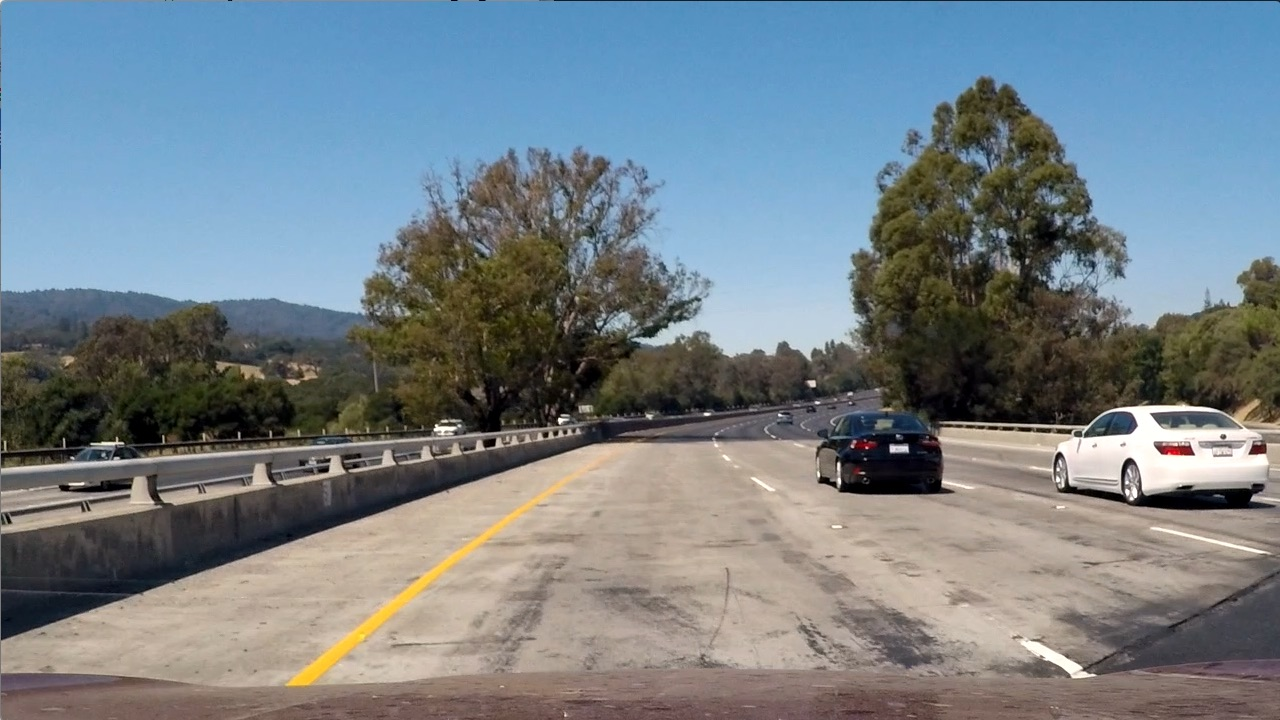
#> input picture CarND-Advanced-Lane-Lines-master/test_images/test1.jpg, 1280 x 720 px
$ jupyter execute DifferentGradientTrials.ipynb   (shell and % lines are left out)   (older library calls are emulated)
#> lines starting #> are read from the running program, lines starting #| are printed output that depends on the picture
[cell 1]
#Header Files
#importing some useful packages
import matplotlib.pyplot as plt
import matplotlib.image as mpimg
import numpy as np
import cv2
import glob
import pickle

[cell 2]
#Helper Function
def grayscale(img):
    return cv2.cvtColor(img, cv2.COLOR_RGB2GRAY)
def findChessBoardCorners(image,nx,ny):
    return cv2.findChessboardCorners(gray, (nx,ny),None)
def drawChessBoardCorners(image,nx,ny,corners,ret):
    return cv2.drawChessboardCorners(image, (nx,ny), corners, ret)
def calibrateCamera(objpoints,imgpoints,shape):
    return cv2.calibrateCamera(objpoints, imgpoints, shape, None, None)
def UnDistortImage(image,mtx,dist):
    return cv2.undistort(image,mtx,dist,None,mtx)
def Sobelxy(gray,gradient,sobel_kernel):
    if gradient == 'x':
        return cv2.Sobel(gray, cv2.CV_64F, 1, 0, ksize=sobel_kernel)
    else:
        return cv2.Sobel(gray, cv2.CV_64F, 0, 1, ksize=sobel_kernel)

[cell 3]
# Read in an image and grayscale it
image = mpimg.imread('./test_images/test1.jpg')
#> image is the input picture: shape (720, 1280, 3); mean R, G, B 117.5, 128.7, 135.5

# Define a function that applies Sobel x or y,
# then takes an absolute value and applies a threshold.
# Note: calling your function with orient='x', thresh_min=20, thresh_max=100
# should produce output like the example image shown above this quiz.
def abs_sobel_thresh(img, orient='x', thresh_min=0, thresh_max=255):

    gray = grayscale(img)
    sobelx = Sobelxy(gray,'x',3)
    sobely = Sobelxy(gray,'y',3)
#> call 2 of Sobelxy, with gradient = 'y', sobel_kernel = 3
#> in Sobelxy (call 2), `return cv2.Sobel(gray, cv2.CV_64F, 0, 1, ksize=sobel_kernel)`:
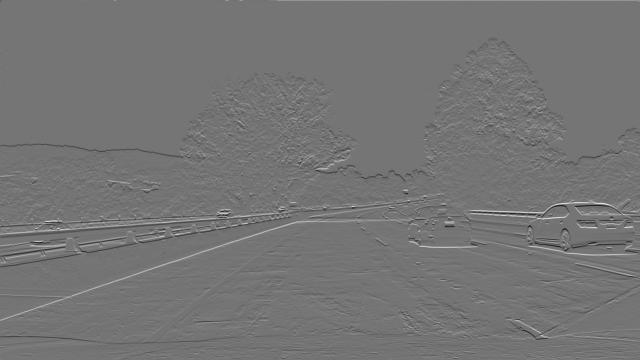
#> returned value: shape (720, 1280) float64 (shown at 1/2 size); min -799, max 941, mean -0.1; drawn with min black and max white
    abs_sobelx = np.absolute(sobelx)
    scaled_sobel = np.uint8(255*abs_sobelx/np.max(abs_sobelx))

    sxbinary = np.zeros_like(scaled_sobel)
    sxbinary[(scaled_sobel >= thresh_min) & (scaled_sobel <= thresh_max)] = 1
    return sxbinary

# Run the function
grad_binary = abs_sobel_thresh(image, orient='x', thresh_min=20, thresh_max=100)
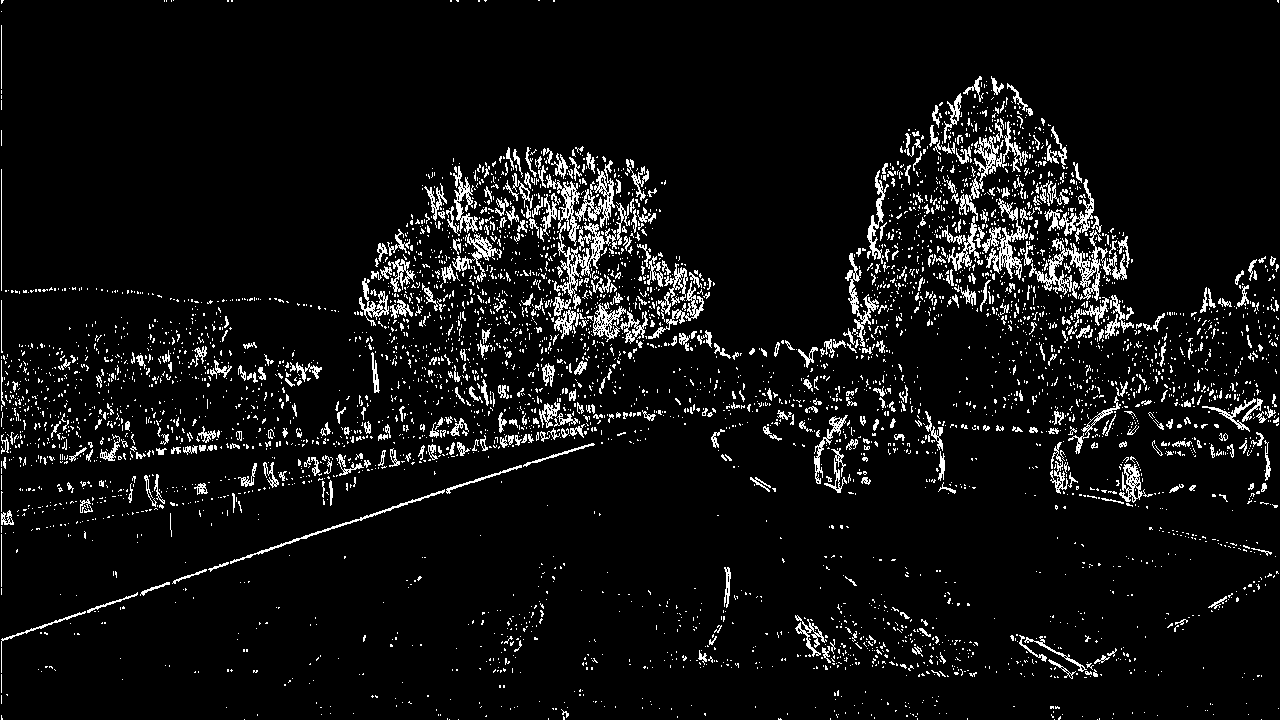
#> grad_binary: shape (720, 1280); values 0 (black) and 1 (white), 6.6% white in thin lines or dots
# Plot the result
f, (ax1, ax2) = plt.subplots(1, 2, figsize=(24, 9))
f.tight_layout()
ax1.imshow(image)
ax1.set_title('Original Image', fontsize=50)
ax2.imshow(grad_binary, cmap='gray')
ax2.set_title('Thresholded Gradient', fontsize=50)
plt.subplots_adjust(left=0., right=1, top=0.9, bottom=0.)

[cell 4]
# Read in an image
image = mpimg.imread('./test_images/test1.jpg')

# Define a function that applies Sobel x and y,
# then computes the magnitude of the gradient
# and applies a threshold
def mag_thresh(img, sobel_kernel=3, mag_thresh=(0, 255)):

#> called with sobel_kernel = 3, mag_thresh = (30, 100)
    gray = cv2.cvtColor(img, cv2.COLOR_RGB2GRAY)
    # Take both Sobel x and y gradients
    sobelx = cv2.Sobel(gray, cv2.CV_64F, 1, 0, ksize=sobel_kernel)
    sobely = cv2.Sobel(gray, cv2.CV_64F, 0, 1, ksize=sobel_kernel)
    # Calculate the gradient magnitude
    gradmag = np.sqrt(sobelx**2 + sobely**2)
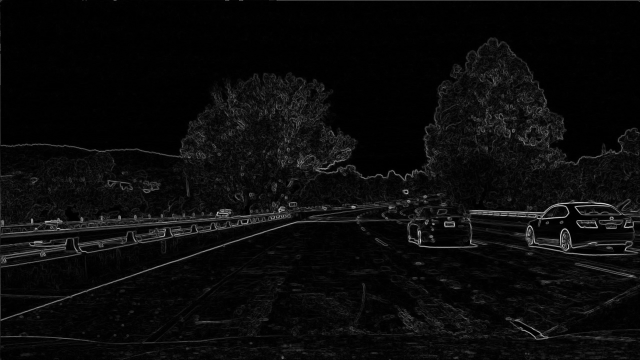
#> gradmag: shape (720, 1280) float64 (shown at 1/2 size); min 0, max 941, mean 40.9; drawn with min black and max white
    # Rescale to 8 bit
    scale_factor = np.max(gradmag)/255
#> scale_factor = 3.69
    gradmag = (gradmag/scale_factor).astype(np.uint8)
    # Create a binary image of ones where threshold is met, zeros otherwise
    binary_output = np.zeros_like(gradmag)
    binary_output[(gradmag >= mag_thresh[0]) & (gradmag <= mag_thresh[1])] = 1
    return binary_output

# Run the function
mag_binary = mag_thresh(image, sobel_kernel=3, mag_thresh=(30, 100))
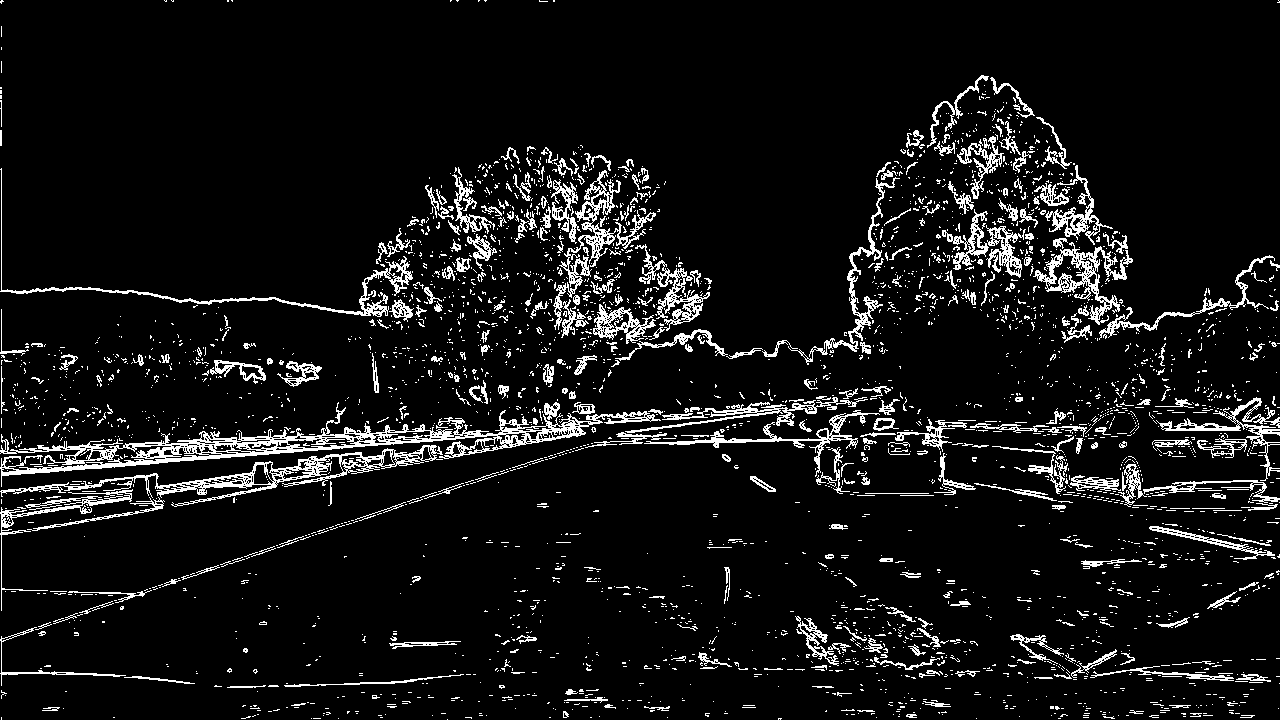
#> mag_binary: shape (720, 1280); values 0 (black) and 1 (white), 7.9% white in thin lines or dots
# Plot the result
f, (ax1, ax2) = plt.subplots(1, 2, figsize=(24, 9))
f.tight_layout()
ax1.imshow(image)
ax1.set_title('Original Image', fontsize=50)
ax2.imshow(mag_binary, cmap='gray')
ax2.set_title('Thresholded Magnitude', fontsize=50)
plt.subplots_adjust(left=0., right=1, top=0.9, bottom=0.)

$ run again, with CarND-Advanced-Lane-Lines-master/test_images/test2.jpg copied over CarND-Advanced-Lane-Lines-master/test_images/test1.jpg
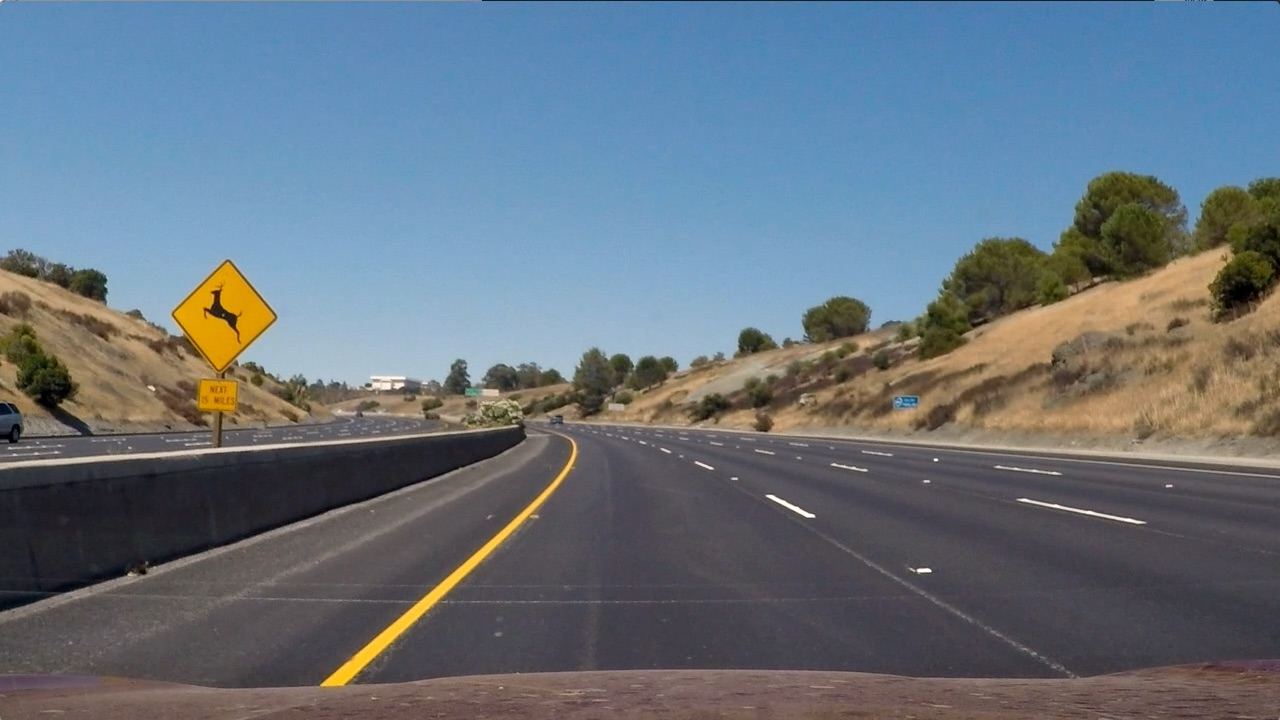
#> input picture CarND-Advanced-Lane-Lines-master/test_images/test2.jpg, 1280 x 720 px
#> image is the input picture: shape (720, 1280, 3); mean R, G, B 102.8, 114.6, 125.5
#> `grad_binary = abs_sobel_thresh(image, orient='x', thresh_min=20, thres..`:
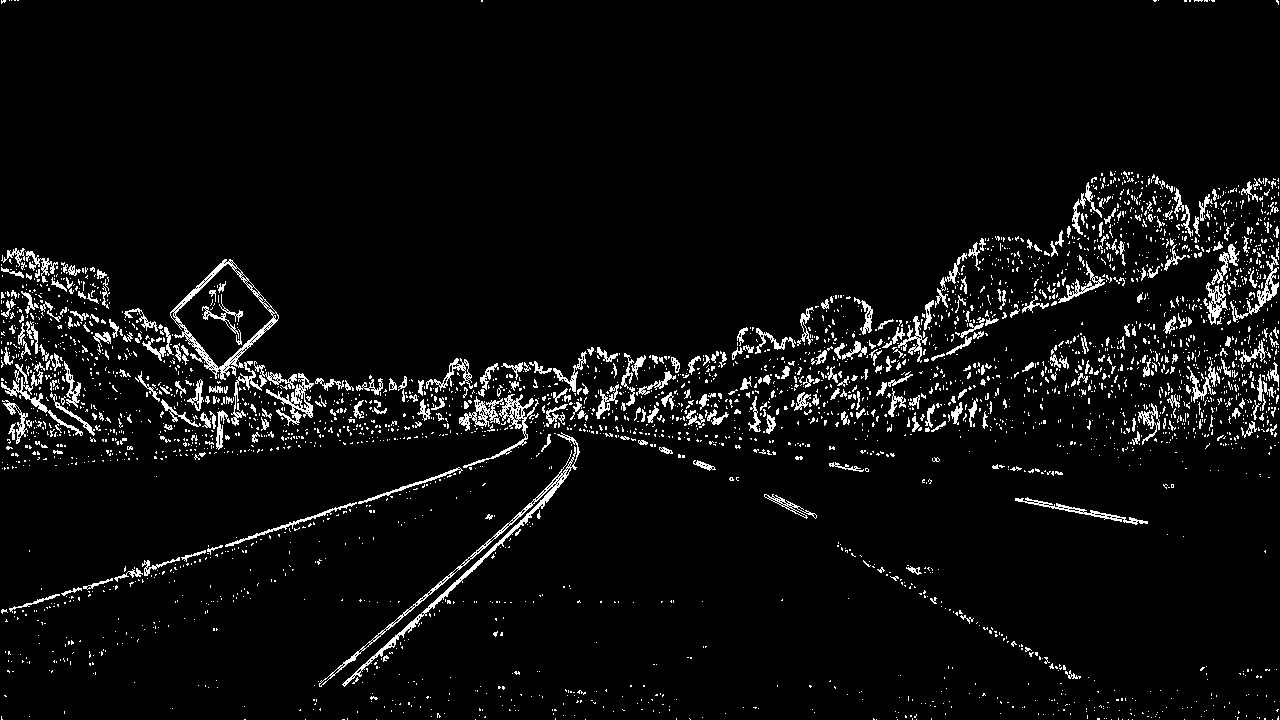
#> grad_binary: shape (720, 1280); values 0 (black) and 1 (white), 5% white in thin lines or dots
#> scale_factor = 3.01
#> `mag_binary = mag_thresh(image, sobel_kernel=3, mag_thresh=(30, 100))`:
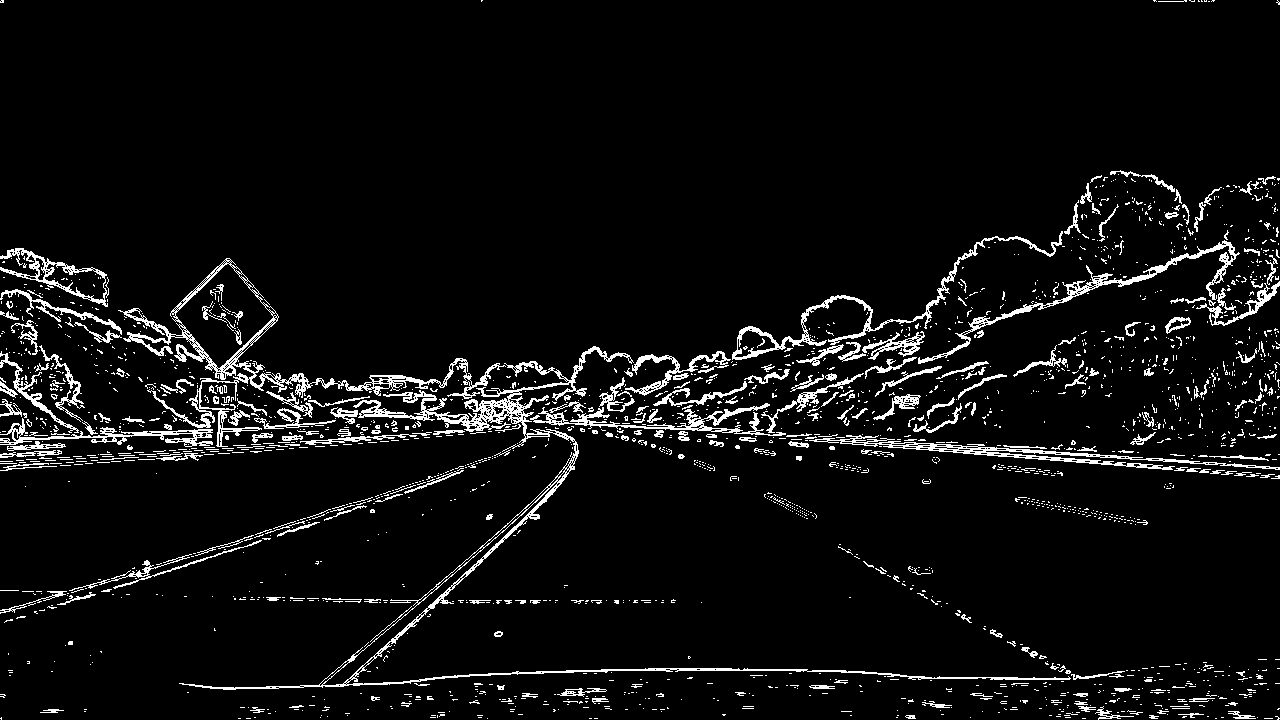
#> mag_binary: shape (720, 1280); values 0 (black) and 1 (white), 5.7% white in thin lines or dots

$ run again, with CarND-Advanced-Lane-Lines-master/test_images/test4.jpg copied over CarND-Advanced-Lane-Lines-master/test_images/test1.jpg
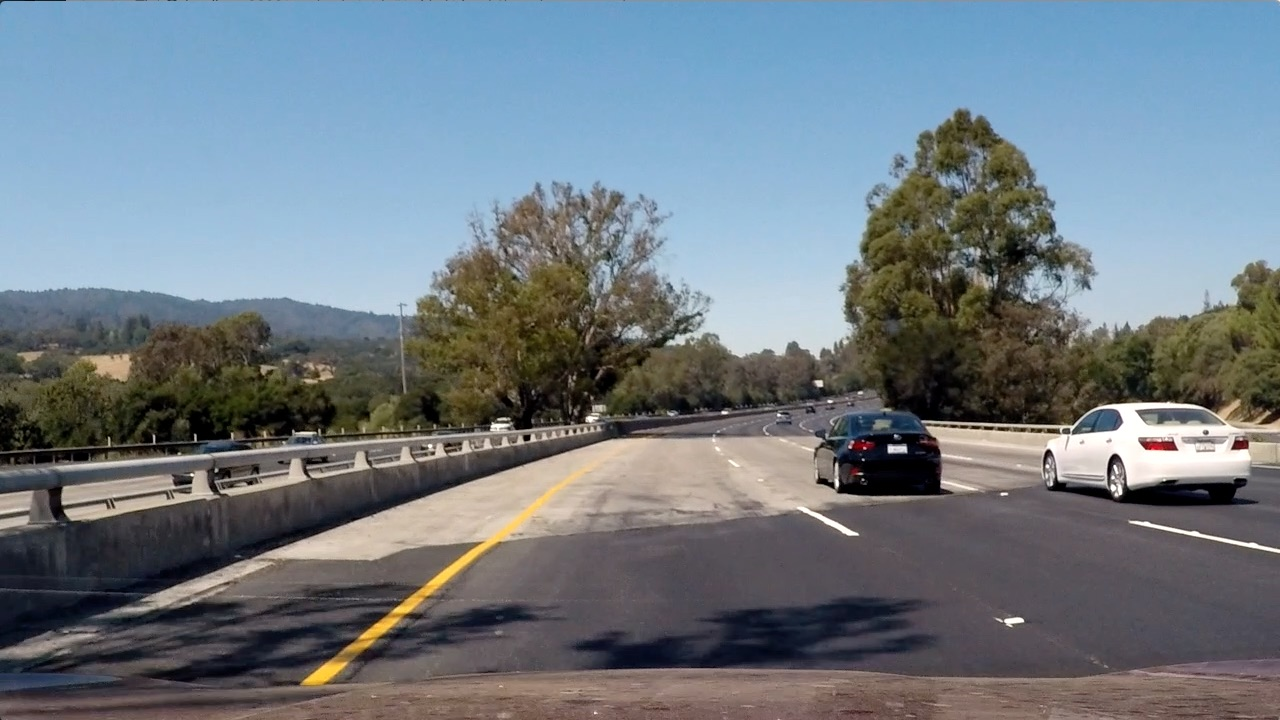
#> input picture CarND-Advanced-Lane-Lines-master/test_images/test4.jpg, 1280 x 720 px
#> image is the input picture: shape (720, 1280, 3); mean R, G, B 112.2, 122.7, 130.9
#> `grad_binary = abs_sobel_thresh(image, orient='x', thresh_min=20, thres..`:
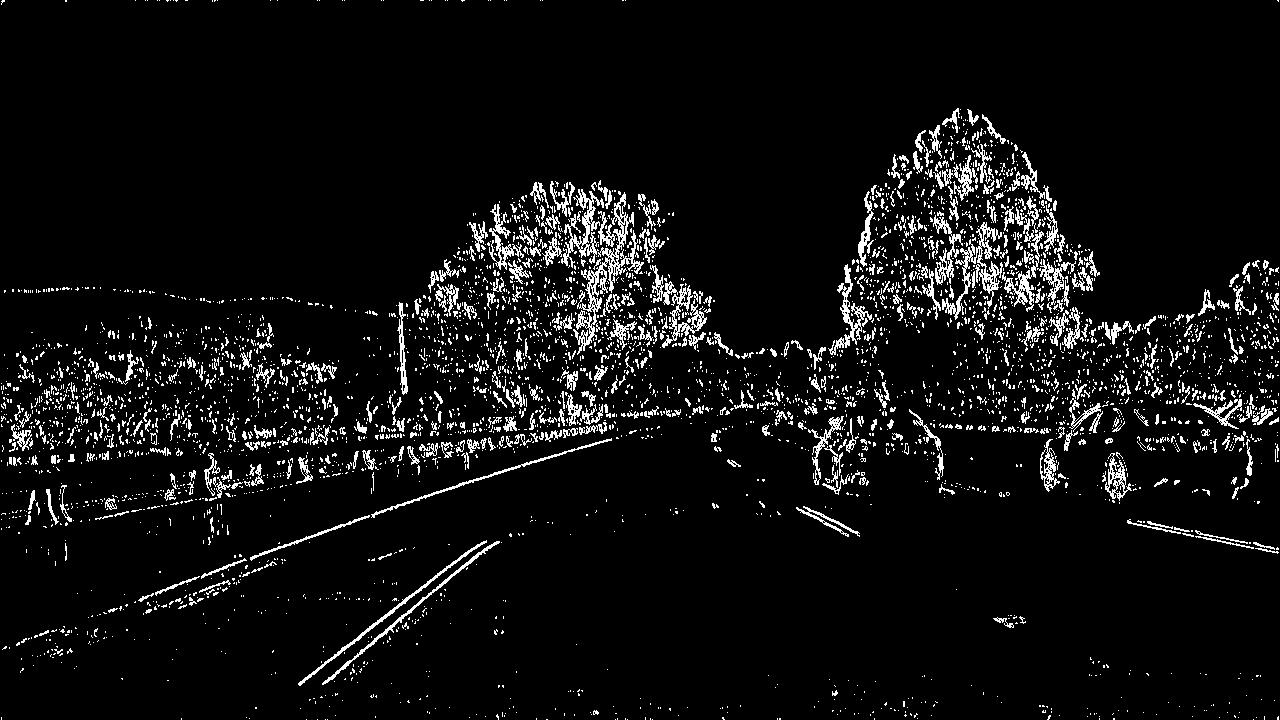
#> grad_binary: shape (720, 1280); values 0 (black) and 1 (white), 6.3% white in thin lines or dots
#> scale_factor = 3.56
#> `mag_binary = mag_thresh(image, sobel_kernel=3, mag_thresh=(30, 100))`:
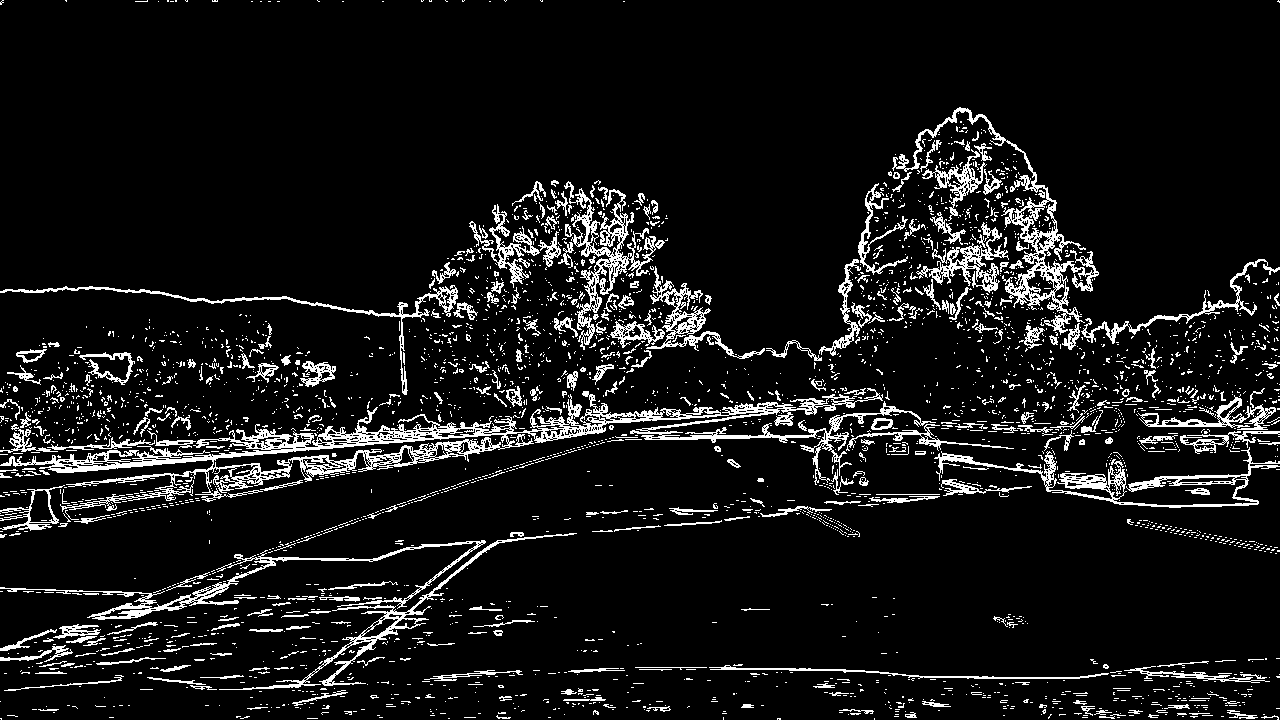
#> mag_binary: shape (720, 1280); values 0 (black) and 1 (white), 8.7% white in thin lines or dots
